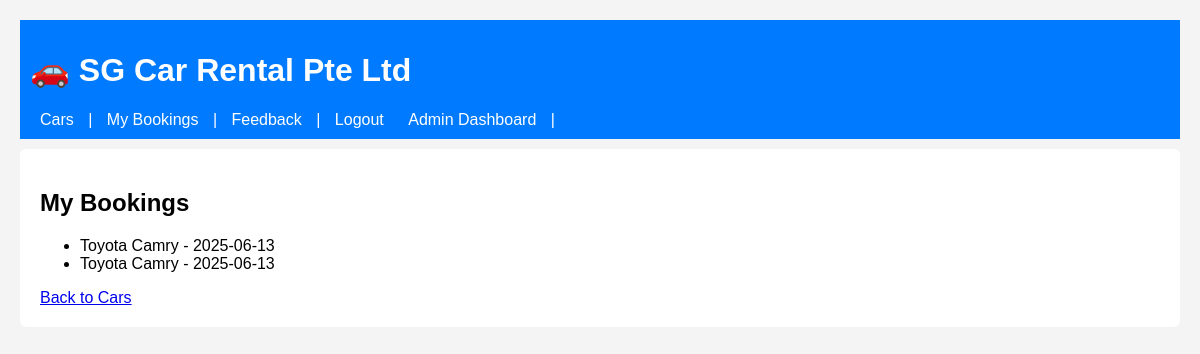
The page /my_bookings (signed in) on the database its author committed.
### tables this page shows
CREATE TABLE bookings (
            id INTEGER PRIMARY KEY AUTOINCREMENT,
            car TEXT,
            user TEXT,
            date TEXT
        );

### app.py (the view)
@app.route('/my_bookings')
def my_bookings():
    if 'username' not in session:
        return redirect('/login')
    conn = get_db_connection()
    cursor = conn.execute("SELECT car, date FROM bookings WHERE user = ?", (session['username'],))
    bookings = cursor.fetchall()
    conn.close()
    return render_template('my_bookings.html', bookings=bookings)

### app.py (called while the page is built)
def get_db_connection():
    conn = sqlite3.connect('car_rental.db')
    conn.row_factory = sqlite3.Row
    return conn

### templates/my_bookings.html
{% extends "layout.html" %}
{% block content %}
<h2>My Bookings</h2>
{% if bookings %}
<ul>
    {% for car, date in bookings %}
        <li>{{ car }} - {{ date }}</li>
    {% endfor %}
</ul>
{% else %}
<p>No bookings found.</p>
{% endif %}
<a href="{{ url_for('cars') }}">Back to Cars</a>
{% endblock %}

### static/style.css (style rules this page uses)
body { font-family: Arial, sans-serif; margin: 20px; background-color: #f4f4f4; }

### rows shown on the page
bookings: car "Toyota Camry", date "2025-06-13"
bookings: car "Toyota Camry", date "2025-06-13"
